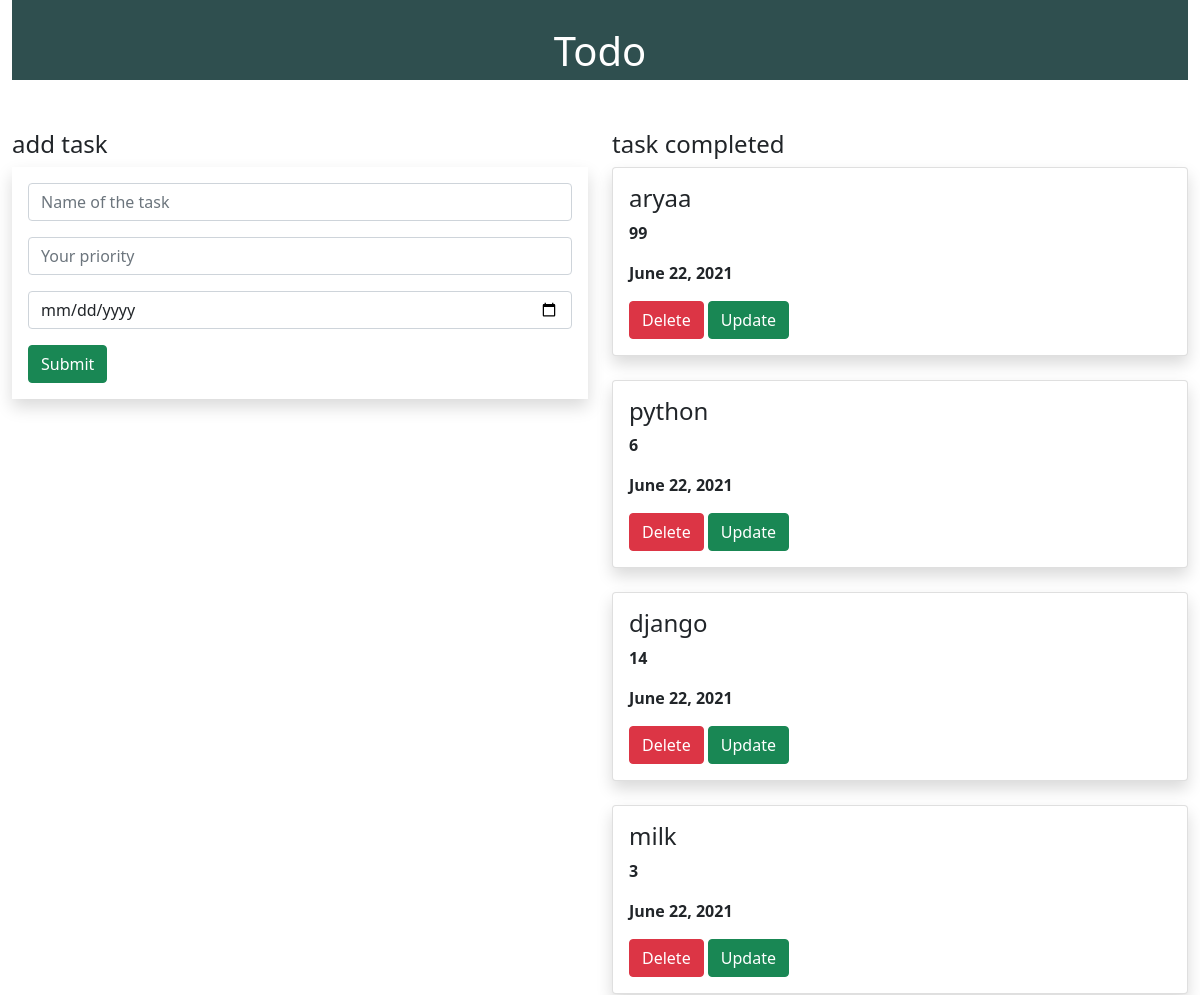
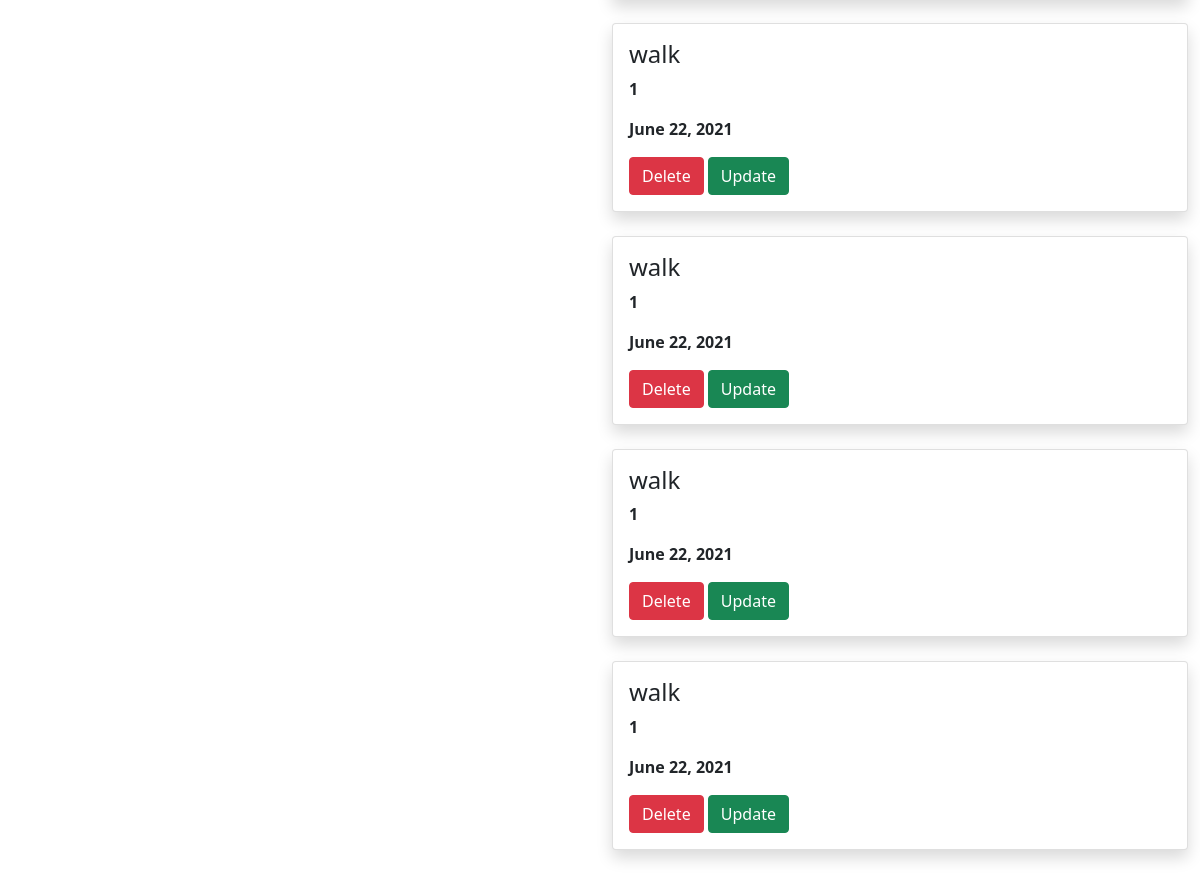
The page / on the database its author committed (2 pictures, top to bottom).
### todo_app/models.py (models this page shows, shortened)
class Task(models.Model):
    name=models.CharField(max_length=100)
    priority=models.IntegerField()
    date=models.DateField(default=datetime.date.today)

### todo_app/views.py (the view)
# urls.py: path('',views.task_view,name='task_view'),
def task_view(request):
    obj1=Task.objects.all()
    if request.method == "POST":
        name = request.POST.get('name')
        priority = request.POST.get('priority')
        date = request.POST.get('date')
        obj = Task(name=name,priority=priority,date=date)
        obj.save()
    return render(request, "task_view.html",{'obj1':obj1})

### templates/task_view.html (shortened to what this page needs)
{% extends 'base.html' %}
{% block content %}
<div class="container-fluid">
    <div class="row">
        <div class="col-md-12">
            <div class="banner">
                <div class="banner-text">
                    <h1>Todo</h1>
                </div>
            </div>
        </div>
    </div>
    <div class="row">
        <div class="col-md-6">
            <h4>add task</h4>
            <form method="post" class="p-3 shadow">
                <div class="mb-3">
                <input type="text" name="name" class="form-control" placeholder="Name of the task">
                </div>
                <div class="mb-3">
                <input type="text" name="priority" class="form-control" placeholder="Your priority">
                </div>
                <div class="mb-3">
                <input type="date" name="date" class="form-control" placeholder="Date of the task">
                </div>
                <input type="submit" class="btn btn-success">
            </form>
        </div>
        <div class="col-md-6">
            <h4>task completed</h4>
            {% for i in obj1 %}
            <div class="shadow card">
                <div class="card-body">
                    <h4 class="card-title">{{i.name}}</h4>
                    <p><b>{{i.priority}}</b></p>
                    <p><b>{{i.date}}</b></p>
                    <a class="btn btn-danger" href="{% url 'delete' i.id %}">Delete</a>
                    <a class="btn btn-success" href="{% url 'update' i.id %}">Update</a>
                </div>
            </div>
            <br>
            {% endfor %}
        </div>
    </div>
</div>
{% endblock %}

### templates/base.html (shortened to what this page needs)
{% load static %}
<!DOCTYPE html>
<html lang="en">
<head>
    <link href="https://cdn.jsdelivr.net/npm/bootstrap@5.0.1/dist/css/bootstrap.min.css" rel="stylesheet">
    <link href="{% static 'style1.css' %}" rel="stylesheet">
</head>
<body>
{% block content %}
{% endblock %}
</body>
</html>

### static/style1.css (style rules this page uses)
.banner { background-color:darkslategrey; width:100%; height:80px; margin-bottom:50px; }
.banner-text { top:37px; left:50%; height:20px; position:absolute; transform:translate(-50%,-50%); color:white; }

### rows shown on the page
Task: name "aryaa", priority "99", date "June 22, 2021"
Task: name "python", priority "6", date "June 22, 2021"
Task: name "django", priority "14", date "June 22, 2021"
Task: name "milk", priority "3", date "June 22, 2021"
Task: name "walk", priority "1", date "June 22, 2021"
Task: name "walk", priority "1", date "June 22, 2021"
Task: name "walk", priority "1", date "June 22, 2021"
Task: name "walk", priority "1", date "June 22, 2021"
